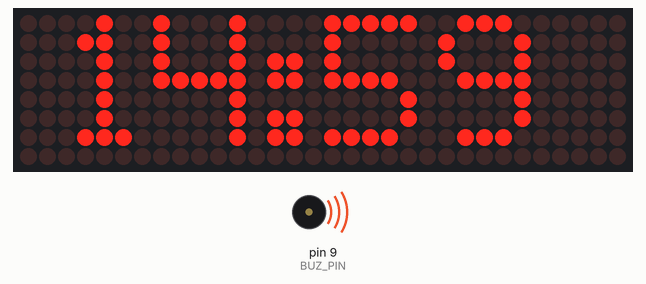
Recording of a sketch running on a simulated Arduino Uno, built with avr-gcc and run on an emulated ATmega328P. Shown: 32×8 LED matrix, buzzer (waves = sounding, pin HIGH).

Above: at 1.2 s.
At 5.2 s:
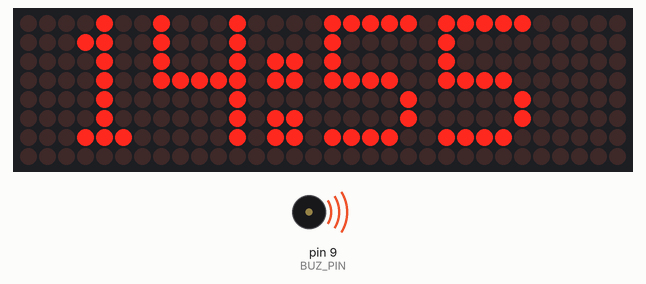
At 10.2 s:
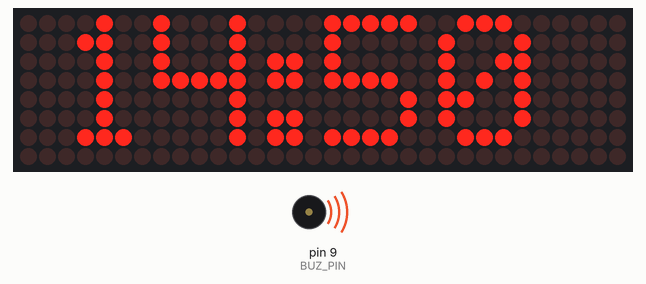
At 19.2 s:
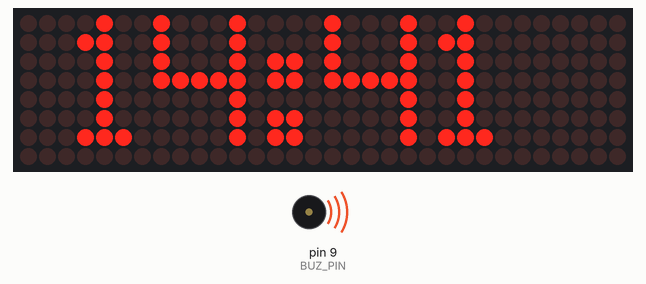
At 28.2 s:
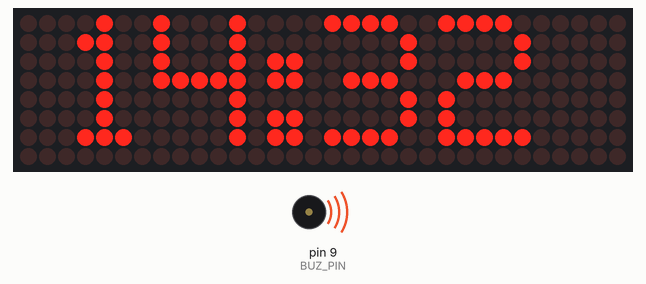
At 38.2 s:
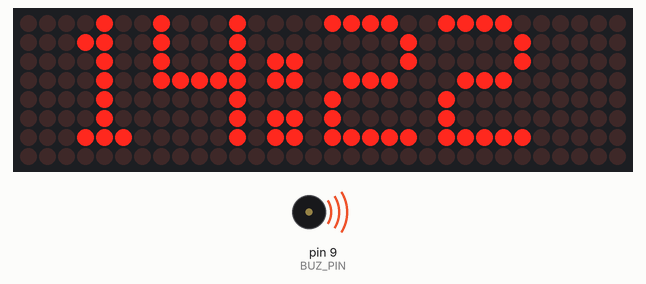

Measured:
- what the display in image 0 shows lasts 1.0 s, from 1.1 s to 2.1 s

The sketch:

lt-clock.ino
```cpp
// (licence header left out)
unsigned long Watch, _micro, time = micros();
unsigned int Clock = 0, R_clock;
boolean Reset = false, Stop = false, Paused = false;
volatile boolean timeFlag = false;

// standard library
#include <SPI.h>
// add MD_Parola library to Arduino IDE
#include <MD_Parola.h>
// add MD_MAX72xx library to Arduino IDE
#include <MD_MAX72xx.h>
// git -C ~/Arduino/libraries/ clone https://github.com/rocketscream/Low-Power
#include <LowPower.h>

// Define the number of devices we have in the chain and the hardware interface
// NOTE: These pin numbers will probably not work with your hardware and may
// need to be adapted
#define MAX_DEVICES 4
#define CLK_PIN   13
#define DATA_PIN  11
#define CS_PIN    10

// Hardware SPI connection
MD_Parola P = MD_Parola(CS_PIN, MAX_DEVICES);
// Arbitrary output pins
// MD_Parola P = MD_Parola(DATA_PIN, CLK_PIN, CS_PIN, MAX_DEVICES);

//initial countdown time
int M = 15; // minutes
int S = 0;  // seconds

// pin for the buzzer
int BUZ_PIN = 9;

void setup(void)
{
  P.begin();
  pinMode (BUZ_PIN, OUTPUT);
  beep();
}

//declare reset function at address 0
void(* resetFunc) (void) = 0;

void beep()
{
  analogWrite (BUZ_PIN, 0);
  delay (100);
  analogWrite (BUZ_PIN, 255);
}

void loop()
{
  //init character array for displaying on the led matrix
  char Time[6] = "";
  // sleep 1 second
  LowPower.powerDown(SLEEP_1S, ADC_OFF, BOD_OFF);

  if(M==0 && S==1)
  {
    // when timer reaches 00:00 it should display stop and beep 3 times
    P.print(" STOP! ");
    beep();
    delay (100);
    beep();
    delay (100);
    beep();
    //turn off the led matrix to save power
    delay (5000);
    P.print("");
    // for loop testing purposes
    //delay (5000);
    //resetFunc();  //call reset
    // end loop testing
    exit(0);
  }
  else
  {
    //countdown
    S--;
    if(S<0 && M>0) //after 00 seconds subtract 1 minute and set seconds to 59 again
    {
      M--;
      S=59;
    }
    if(M==1 && S == 0) //beep at 1 minute left
    {
      beep();
    }
    //reformat time to show double digits at all times
    sprintf(Time," %02d:%02d",M,S);
    // send it to the led matrix
    P.print(Time);
  }
}
```
